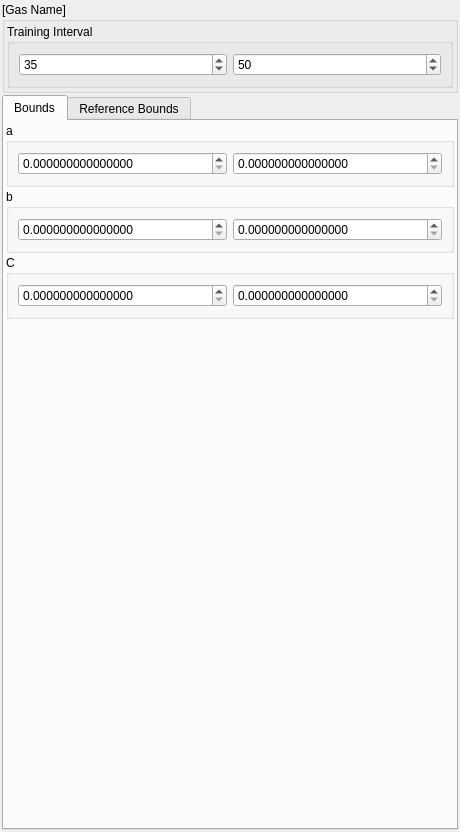
<?xml version="1.0" encoding="UTF-8"?>
<ui version="4.0">
 <class>CaloDetailsGasSettingsWidget</class>
 <widget class="QWidget" name="CaloDetailsGasSettingsWidget">
  <property name="geometry">
   <rect>
    <x>0</x>
    <y>0</y>
    <width>460</width>
    <height>832</height>
   </rect>
  </property>
  <property name="windowTitle">
   <string>Form</string>
  </property>
  <layout class="QVBoxLayout" name="verticalLayout">
   <property name="spacing">
    <number>2</number>
   </property>
   <property name="leftMargin">
    <number>2</number>
   </property>
   <property name="topMargin">
    <number>2</number>
   </property>
   <property name="rightMargin">
    <number>2</number>
   </property>
   <property name="bottomMargin">
    <number>2</number>
   </property>
   <item>
    <widget class="QGroupBox" name="titleGroupBox">
     <property name="title">
      <string>[Gas Name]</string>
     </property>
     <layout class="QVBoxLayout" name="verticalLayout_2">
      <property name="spacing">
       <number>2</number>
      </property>
      <property name="leftMargin">
       <number>2</number>
      </property>
      <property name="topMargin">
       <number>2</number>
      </property>
      <property name="rightMargin">
       <number>2</number>
      </property>
      <property name="bottomMargin">
       <number>2</number>
      </property>
      <item>
       <widget class="QGroupBox" name="trainingIntervalGroupBox">
        <property name="title">
         <string>Training Interval</string>
        </property>
        <layout class="QHBoxLayout" name="horizontalLayout">
         <item>
          <widget class="QSpinBox" name="spinBoxStartOffset">
           <property name="value">
            <number>35</number>
           </property>
          </widget>
         </item>
         <item>
          <widget class="QSpinBox" name="spinBoxEndOffset">
           <property name="value">
            <number>50</number>
           </property>
          </widget>
         </item>
        </layout>
       </widget>
      </item>
     </layout>
    </widget>
   </item>
   <item>
    <widget class="QTabWidget" name="tabWidget">
     <property name="currentIndex">
      <number>0</number>
     </property>
     <widget class="QWidget" name="tabBounds">
      <attribute name="title">
       <string>Bounds</string>
      </attribute>
      <layout class="QVBoxLayout" name="verticalLayout_3">
       <property name="spacing">
        <number>2</number>
       </property>
       <property name="leftMargin">
        <number>2</number>
       </property>
       <property name="topMargin">
        <number>2</number>
       </property>
       <property name="rightMargin">
        <number>2</number>
       </property>
       <property name="bottomMargin">
        <number>2</number>
       </property>
       <item>
        <widget class="QGroupBox" name="groupBoxA">
         <property name="title">
          <string>a</string>
         </property>
         <layout class="QHBoxLayout" name="horizontalLayout_2">
          <item>
           <widget class="QDoubleSpinBox" name="doubleSpinBoxMinA">
            <property name="decimals">
             <number>15</number>
            </property>
           </widget>
          </item>
          <item>
           <widget class="QDoubleSpinBox" name="doubleSpinBoxMaxA">
            <property name="decimals">
             <number>15</number>
            </property>
           </widget>
          </item>
         </layout>
        </widget>
       </item>
       <item>
        <widget class="QGroupBox" name="groupBoxB">
         <property name="title">
          <string>b</string>
         </property>
         <layout class="QHBoxLayout" name="horizontalLayout_3">
          <item>
           <widget class="QDoubleSpinBox" name="doubleSpinBoxMinB">
            <property name="decimals">
             <number>15</number>
            </property>
           </widget>
          </item>
          <item>
           <widget class="QDoubleSpinBox" name="doubleSpinBoxMaxB">
            <property name="decimals">
             <number>15</number>
            </property>
           </widget>
          </item>
         </layout>
        </widget>
       </item>
       <item>
        <widget class="QGroupBox" name="groupBoxC">
         <property name="title">
          <string>C</string>
         </property>
         <layout class="QHBoxLayout" name="horizontalLayout_4">
          <item>
           <widget class="QDoubleSpinBox" name="doubleSpinBoxMinC">
            <property name="decimals">
             <number>15</number>
            </property>
           </widget>
          </item>
          <item>
           <widget class="QDoubleSpinBox" name="doubleSpinBoxMaxC">
            <property name="decimals">
             <number>15</number>
            </property>
           </widget>
          </item>
         </layout>
        </widget>
       </item>
       <item>
        <spacer name="verticalSpacer">
         <property name="orientation">
          <enum>Qt::Vertical</enum>
         </property>
         <property name="sizeHint" stdset="0">
          <size>
           <width>20</width>
           <height>40</height>
          </size>
         </property>
        </spacer>
       </item>
      </layout>
     </widget>
     <widget class="QWidget" name="tabRefBounds">
      <attribute name="title">
       <string>Reference Bounds</string>
      </attribute>
      <layout class="QVBoxLayout" name="verticalLayout_4">
       <property name="spacing">
        <number>2</number>
       </property>
       <property name="leftMargin">
        <number>2</number>
       </property>
       <property name="topMargin">
        <number>2</number>
       </property>
       <property name="rightMargin">
        <number>2</number>
       </property>
       <property name="bottomMargin">
        <number>2</number>
       </property>
       <item>
        <widget class="QGroupBox" name="groupBoxRefA">
         <property name="title">
          <string>a</string>
         </property>
         <layout class="QHBoxLayout" name="horizontalLayout_7">
          <item>
           <widget class="QDoubleSpinBox" name="doubleSpinBoxRefMinA">
            <property name="decimals">
             <number>15</number>
            </property>
           </widget>
          </item>
          <item>
           <widget class="QDoubleSpinBox" name="doubleSpinBoxRefMaxA">
            <property name="decimals">
             <number>15</number>
            </property>
           </widget>
          </item>
         </layout>
        </widget>
       </item>
       <item>
        <widget class="QGroupBox" name="groupBoxRefB">
         <property name="title">
          <string>b</string>
         </property>
         <layout class="QHBoxLayout" name="horizontalLayout_5">
          <item>
           <widget class="QDoubleSpinBox" name="doubleSpinBoxRefMinB">
            <property name="decimals">
             <number>15</number>
            </property>
           </widget>
          </item>
          <item>
           <widget class="QDoubleSpinBox" name="doubleSpinBoxRefMaxB">
            <property name="decimals">
             <number>15</number>
            </property>
           </widget>
          </item>
         </layout>
        </widget>
       </item>
       <item>
        <widget class="QGroupBox" name="groupBoxRefC">
         <property name="title">
          <string>C</string>
         </property>
         <layout class="QHBoxLayout" name="horizontalLayout_6">
          <item>
           <widget class="QDoubleSpinBox" name="doubleSpinBoxRefMinC">
            <property name="decimals">
             <number>15</number>
            </property>
           </widget>
          </item>
          <item>
           <widget class="QDoubleSpinBox" name="doubleSpinBoxRefMaxC">
            <property name="decimals">
             <number>15</number>
            </property>
           </widget>
          </item>
         </layout>
        </widget>
       </item>
       <item>
        <spacer name="verticalSpacer_2">
         <property name="orientation">
          <enum>Qt::Vertical</enum>
         </property>
         <property name="sizeHint" stdset="0">
          <size>
           <width>20</width>
           <height>40</height>
          </size>
         </property>
        </spacer>
       </item>
      </layout>
     </widget>
    </widget>
   </item>
  </layout>
 </widget>
 <resources/>
 <connections/>
</ui>
